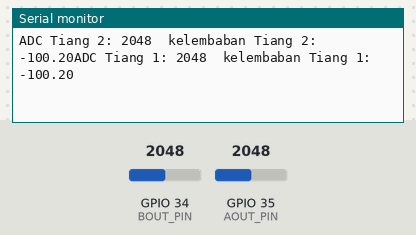
This sketch was run on a simulated ESP32. Parts: the last lines printed to the serial monitor. The test bench sets the inputs (shaded band); at power-on: GPIO 34 (BOUT_PIN) = 2048, GPIO 35 (AOUT_PIN) = 2048.

Above: at 1.3 s.
1.4 s: GPIO 34 (BOUT_PIN) set to 2866
At 2.0 s:
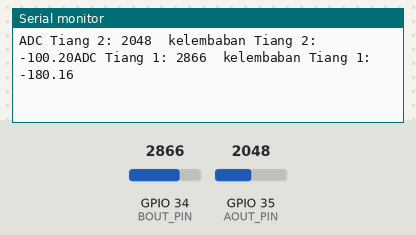
2.9 s: GPIO 35 (AOUT_PIN) set to 2866
At 3.6 s:
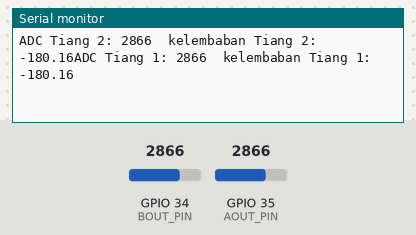
4.4 s: GPIO 34 (BOUT_PIN) set to 3603
At 5.2 s:
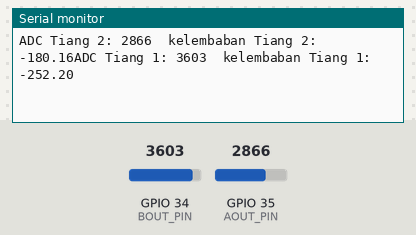
5.9 s: GPIO 35 (AOUT_PIN) set to 3603
At 5.9 s:
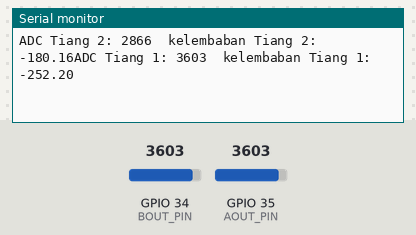
Timing chart, 0 to 8.4 s (numbered marks = the images above; inputs shaded):
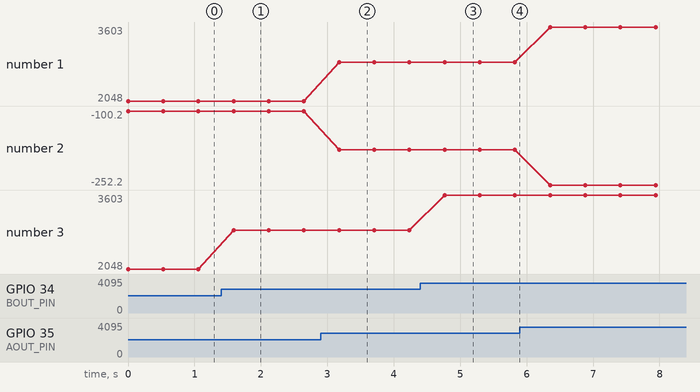

Measured:
- after the input at 1.4 s, the serial monitor: prints a new line after 0.19 s (image 1)
- after the input at 2.9 s, the serial monitor: prints a new line after 0.28 s (image 2)
- after the input at 4.4 s, the serial monitor: prints a new line after 0.36 s (image 3)
- plotted number 3: 2048 → 2866 after the input at 1.4 s, 2866 → 3603 after the input at 4.4 s

The sketch:

Kelembaban_Tanah.ino
```cpp
#define AOUT_PIN 35 // Tiang 2
#define BOUT_PIN 34 // Tiang 1
float kelembabanTanahT2; //Tiang 2
float kelembabanTanahT1; // Tiang 1

void setup() {
  Serial.begin(9600);
}

void loop() {
  int valueT2 = analogRead(AOUT_PIN); // read the analog value from sensor
  int valueT1 = analogRead(BOUT_PIN); // read the analog value from sensor
  kelembabanTanahT2 = (100-((valueT2/1023.00)*100));
  kelembabanTanahT1 = (100-((valueT1/1023.00)*100));

  Serial.print("ADC Tiang 2: ");
  Serial.print(valueT2);
  Serial.print("\tkelembaban Tiang 2: ");
  Serial.print(kelembabanTanahT2);
  Serial.print("ADC Tiang 1: ");
  Serial.print(valueT1);
  Serial.print("\tkelembaban Tiang 1: ");
  Serial.println(kelembabanTanahT1);
  delay(500);
}
```
